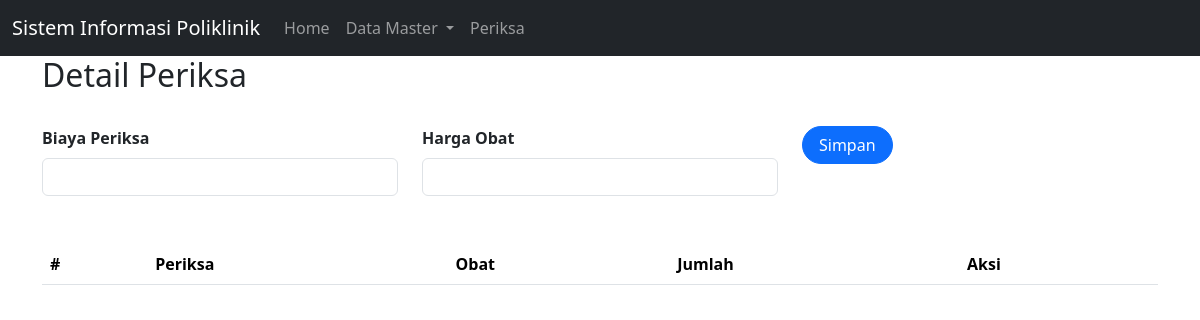
/detail_periksa.php, run on an earlier commit of the app's database.
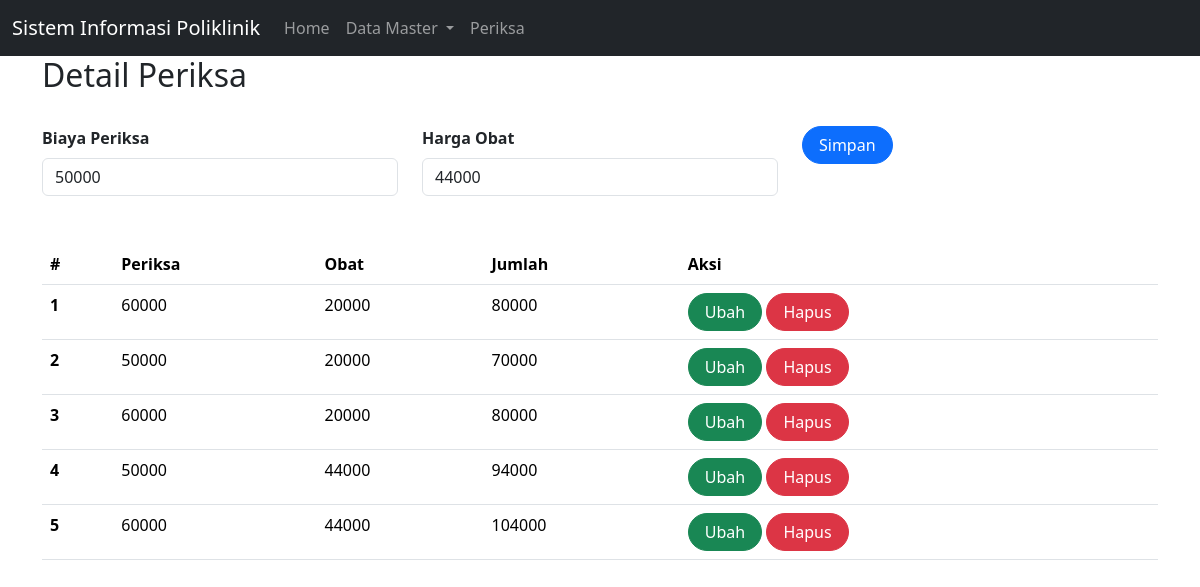
And on a later commit of the database.
### tables this page shows
CREATE TABLE `detail_periksa` (
  `id` int(100) NOT NULL,
  `id_periksa` int(100) NOT NULL,
  `id_obat` int(100) NOT NULL,
  `total_biaya` int(100) NOT NULL
);

CREATE TABLE `periksa` (
  `id` int(11) NOT NULL,
  `id_pasien` int(11) NOT NULL,
  `id_dokter` int(11) NOT NULL,
  `tgl_periksa` datetime NOT NULL,
  `catatan` text NOT NULL,
  `biaya_periksa` int(11) NOT NULL
);

CREATE TABLE `obat` (
  `id` int(11) NOT NULL,
  `nama_obat` varchar(50) NOT NULL,
  `kemasan` varchar(35) NOT NULL,
  `harga` int(11) NOT NULL
);

### detail_periksa.php (the view, shortened to what this page needs)
<!doctype html>
<html lang="en">
  <head>
    <link href="https://cdn.jsdelivr.net/npm/bootstrap@5.3.2/dist/css/bootstrap.min.css" rel="stylesheet">
  </head>
  <body>
  <nav class="navbar navbar-expand-lg  navbar-dark bg-dark">
  <div class="container-fluid">
    <a class="navbar-brand" href="#">
      Sistem Informasi Poliklinik
    </a>
    <div class="collapse navbar-collapse" id="navbarNavDropdown">
      <ul class="navbar-nav">
        <li class="nav-item">
          <a class="nav-link" aria-current="page" href="index.php">
            Home
          </a>
        </li>
        <li class="nav-item dropdown">
          <a class="nav-link dropdown-toggle" href="#" role="button"
          data-bs-toggle="dropdown" aria-expanded="false">
            Data Master
          </a>
        </li>
        <li class="nav-item">
          <a class="nav-link"
          href="periksa.php?page=periksa">
            Periksa
          </a>
        </li>
      </ul>
    </div>
  </div>
</nav>
<?php
include'koneksi.php';
?>
<div class="container">
    <h2>Detail Periksa</h2>
<br>
    <form class="form row" method="POST" action="" name="myForm" onsubmit="return(validate());">
        <?php
        $id_periksa = '';
        $id_obat = '';
        ?>
        <div class="col">
        <label for="inputNama" class="form-label fw-bold">
            Biaya Periksa
        </label>
        <select class="form-control" name="id_periksa">
        <?php
        $selected = '';
        $periksa = mysqli_query($mysqli, "SELECT * FROM Periksa");
        while ($data = mysqli_fetch_array($periksa)) {
            if ($data['id'] == $id_periksa) {
                $selected = 'selected="selected"';
            } else {
                $selected = '';
            }
        ?>
            <option value="<?php echo $data['id'] ?>" <?php echo $selected ?>><?php echo $data['biaya_periksa'] ?></option>
        <?php
        }
        ?>
    </select>
    </div>
    <div class="col">
        <label for="inputNama" class="form-label fw-bold">
          Harga Obat
        </label>
        <select class="form-control" name="id_obat">
        <?php
        $selected = '';
        $obat = mysqli_query($mysqli, "SELECT * FROM obat");
        while ($data = mysqli_fetch_array($obat)) {
            if ($data['id'] == $id_obat) {
                $selected = 'selected="selected"';
            } else {
                $selected = '';
            }
        ?>
            <option value="<?php echo $data['id'] ?>" <?php echo $selected ?>><?php echo $data['harga'] ?></option>
        <?php
        }
        ?>
    </select>
    </div>
    <div class="col">
        <button type="submit" class="btn btn-primary rounded-pill px-3" name="simpan">Simpan</button>
    </div>
    </form>
    <br>
    <br>
    <table class="table table-hover">
        <thead>
            <tr>
                <th scope="col">#</th>
                <th scope="col">Periksa</th>
                <th scope="col">Obat</th>
                <th scope="col">Jumlah</th>
                <th scope="col">Aksi</th>
            </tr>
        </thead>
        <tbody>
            <?php
            $result = mysqli_query($mysqli, "SELECT detail_periksa.*,periksa.biaya_periksa as 'biaya_periksa', obat.harga as 'harga' FROM detail_periksa LEFT JOIN periksa ON (detail_periksa.id_periksa=periksa.id) LEFT JOIN obat ON (detail_periksa.id_obat=obat.id) ORDER BY id ASC");
            $no = 1;
            while ($data = mysqli_fetch_array($result)) {
              $total_biaya = $data['biaya_periksa'] + $data['harga'];
            ?>
                <tr>
                    <th scope="row"><?php echo $no++ ?></th>
                    <td><?php echo $data['biaya_periksa'] ?></td>
                    <td><?php echo $data['harga'] ?></td>
                    <td><?php echo $total_biaya ?></td>
                    <td>
                        <a class="btn btn-success rounded-pill px-3" href="detail_periksa.php?page=detail_periksa&id=<?php echo $data['id'] ?>">Ubah</a>
                        <a class="btn btn-danger rounded-pill px-3" href="detail_periksa.php?page=detail_periksa&id=<?php echo $data['id'] ?>&aksi=hapus">Hapus</a>
                    </td>
                </tr>
            <?php
            }
            ?>
        </tbody>
    </table>

What changed in the data, as far as the page shows it:
added detail_periksa: id_periksa.biaya_periksa "60000", id_obat.harga "20000", id_periksa.harga "80000"
added detail_periksa: id_periksa.biaya_periksa "50000", id_obat.harga "20000", id_periksa.harga "70000"
added detail_periksa: id_periksa.biaya_periksa "60000", id_obat.harga "20000", id_periksa.harga "80000"
added detail_periksa: id_periksa.biaya_periksa "50000", id_obat.harga "44000", id_periksa.harga "94000"
added detail_periksa: id_periksa.biaya_periksa "60000", id_obat.harga "44000", id_periksa.harga "104000"
Also different on the page:
form field id_periksa: (not shown) → "50000"
form field id_obat: (not shown) → "44000"
